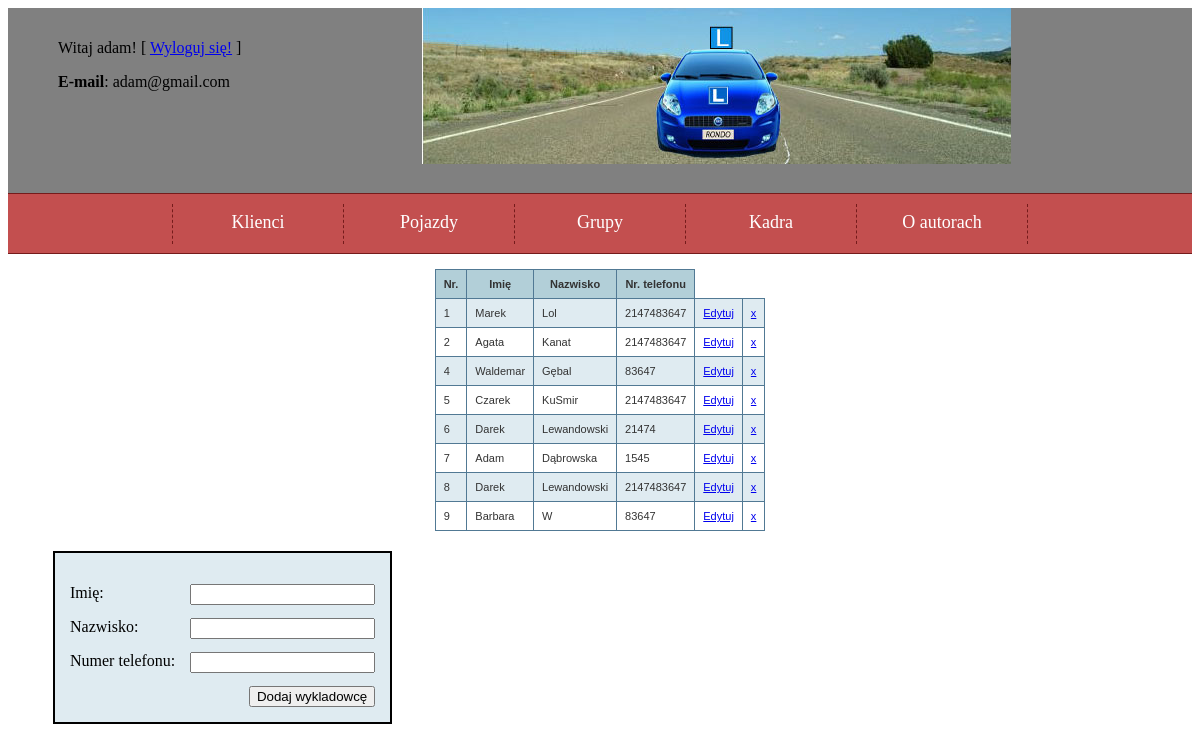
The app's page /index.php?page=wykladowcy (signed in) with its own data.
### tables this page shows
CREATE TABLE IF NOT EXISTS `wykladowcy` (
`idWykladowcy` int(11) NOT NULL,
  `imie` varchar(45) DEFAULT NULL COMMENT '		',
  `nazwisko` varchar(45) DEFAULT NULL,
  `nr_telefonu` int(11) DEFAULT NULL
);

### wykladowcy.php (the view, shortened to what this page needs)
<?php
if ((isset($_SESSION['zalogowany'])) && ($_SESSION['zalogowany']==true))
{
	require_once "connect.php";
	$polaczenie = @new mysqli($host, $db_user, $db_password, $db_name);
 $polaczenie->query("SET CHARSET utf8");
    $polaczenie->query ("SET NAMES `utf8` COLLATE `utf8_polish_ci`");
	if ($polaczenie->connect_errno!=0)
	{
		echo "Error: ".$polaczenie->connect_errno;
	}
	else
	{
		$zapytanie = @$polaczenie->query("SELECT * FROM wykladowcy");
echo '<table> <tr>	<th>Nr.</th> <th>Imię</th>  <th>Nazwisko</th>  <th>Nr. telefonu</th> </tr>';
		while ($r = $zapytanie->fetch_array()) {
			echo "<tr> <td>$r[0]</td> <td>$r[1]</td> <td>$r[2]</td> <td>$r[3]</td>  <td><a href='edytuj_wykladowcy.php?id=$r[0]'>Edytuj</a></td>    <td><a href='delete.php?id=$r[0]'>x</a></td> </tr> ";
		}
echo "</table>";
	}
}else {
	echo "dostęp tylko dla upoważnionych, Zaloguj się. ";
}
?>
<form action="<?php $_PHP_SELF ?>" method="post">
    <p>
        <label for="firstName">Imię:</label>
        <input type="text" name="firstname" id="firstName">
    </p>
    <p>
        <label for="lastName">Nazwisko:</label>
        <input type="text" name="lastname" id="lastName">
    </p>
    <p>
        <label for="tel">Numer telefonu:</label>
        <input type="text" name="tel" id="tel">
    </p>
    <input type="submit" value="Dodaj wykladowcę">
</form>

### styl.css (style rules this page uses)
form { max-width: 600px; background-color: #DFEBF1; margin: 20px; border: 2px solid black; float: left; padding: 15px; }
input { float: right; margin-left:15px; }
table { margin: 0 auto 0 auto; font-family: verdana, arial, sans-serif; font-size: 11px; color: #333333; border-width: 1px; border-color: #3A3A3A; border-collapse: collapse; }
table th { border-width: 1px; padding: 8px; border-style: solid; border-color: #517994; background-color: #B2CFD8; }
table tr:nth-child(even) td { background-color: #DFEBF1; }
table td { border-width: 1px; padding: 8px; border-style: solid; border-color: #517994; background-color: #ffffff; }

### records on screen
wykladowcy: idWykladowcy "1", imie "Marek", nazwisko "Lol", nr_telefonu "2147483647"
wykladowcy: idWykladowcy "2", imie "Agata", nazwisko "Kanat", nr_telefonu "2147483647"
wykladowcy: idWykladowcy "4", imie "Waldemar", nazwisko "Gębal", nr_telefonu "83647"
wykladowcy: idWykladowcy "5", imie "Czarek", nazwisko "KuSmir", nr_telefonu "2147483647"
wykladowcy: idWykladowcy "6", imie "Darek", nazwisko "Lewandowski", nr_telefonu "21474"
wykladowcy: idWykladowcy "7", imie "Adam", nazwisko "Dąbrowska", nr_telefonu "1545"
wykladowcy: idWykladowcy "8", imie "Darek", nazwisko "Lewandowski", nr_telefonu "2147483647"
wykladowcy: idWykladowcy "9", imie "Barbara", nazwisko "W", nr_telefonu "83647"

### other values on screen
$_SESSION['user'] "adam"
$_SESSION['email'] "adam@gmail.com"
